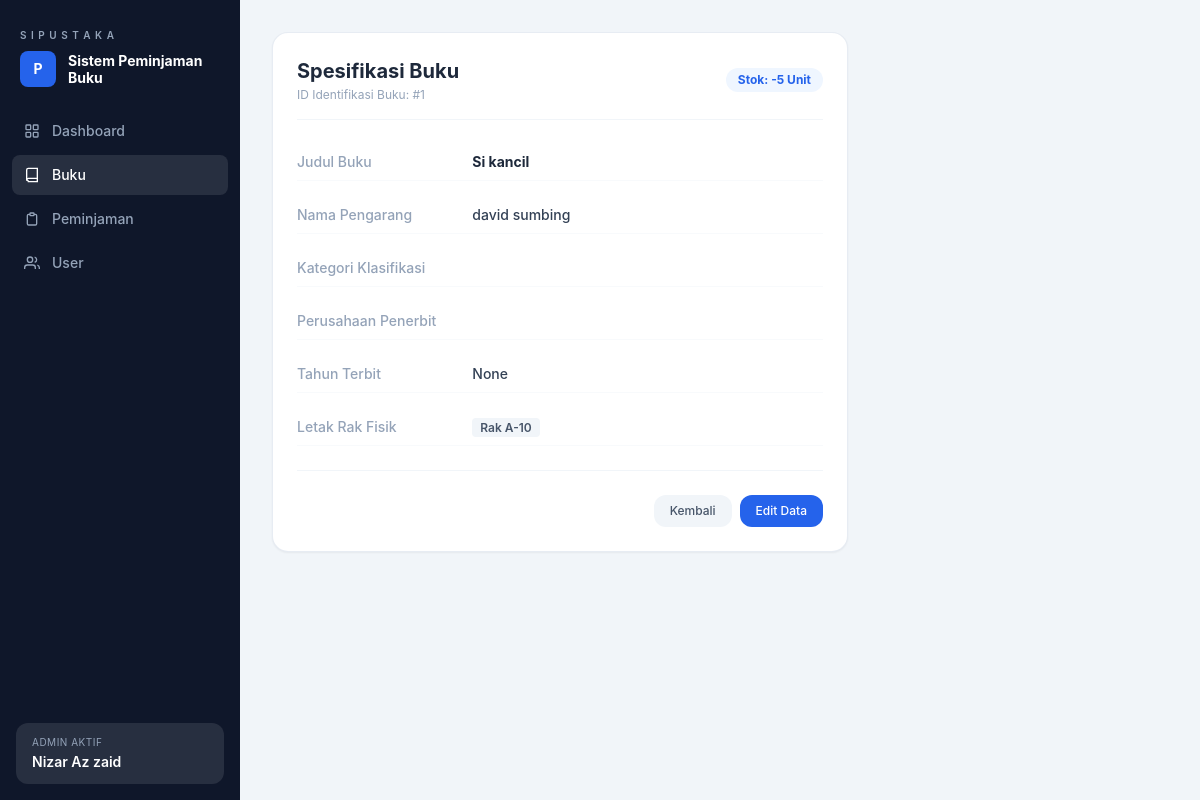
Screenshot of /buku/1/ with the database file from the repository.
### perpustakaan/models.py (models this page shows, shortened)
class Buku(models.Model):
    judul = models.CharField(max_length=255)
    pengarang = models.CharField(max_length=255)
    kategori = models.CharField(max_length=100, blank=True, null=True)
    penerbit = models.CharField(max_length=255, blank=True, null=True)
    tahun = models.IntegerField(blank=True, null=True)
    rak = models.CharField(max_length=50, blank=True, null=True)
    stok = models.IntegerField(default=0)

### perpustakaan/views.py (the view)
# urls.py: path('buku/<int:pk>/', views.buku_detail, name='buku_detail'),
def buku_detail(request, pk):
    buku = get_object_or_404(Buku, pk=pk)
    return render(
        request,
        'perpustakaan/buku_detail.html',
        {
            'buku': buku
        }
    )

### perpustakaan/templates/perpustakaan/buku_detail.html (shortened to what this page needs)
{% extends 'perpustakaan/base.html' %}
{% block content %}
<div class="max-w-xl bg-white rounded-2xl border border-slate-200/80 p-6 shadow-sm">
  <div class="pb-4 border-b border-slate-100 mb-6 flex justify-between items-center">
    <div>
      <h2 class="text-xl font-bold text-slate-800">Spesifikasi Buku</h2>
      <p class="text-xs text-slate-400 mt-0.5">ID Identifikasi Buku: #{{ buku.id }}</p>
    </div>
    <span class="px-3 py-1 bg-blue-50 text-blue-600 rounded-full text-xs font-bold">Stok: {{ buku.stok }} Unit</span>
  </div>
  <div class="space-y-4 text-sm">
    <div class="grid grid-cols-3 py-2 border-b border-slate-50">
      <span class="text-slate-400 font-medium">Judul Buku</span>
      <span class="col-span-2 text-slate-800 font-bold">{{ buku.judul }}</span>
    </div>
    <div class="grid grid-cols-3 py-2 border-b border-slate-50">
      <span class="text-slate-400 font-medium">Nama Pengarang</span>
      <span class="col-span-2 text-slate-700 font-medium">{{ buku.pengarang }}</span>
    </div>
    <div class="grid grid-cols-3 py-2 border-b border-slate-50">
      <span class="text-slate-400 font-medium">Kategori Klasifikasi</span>
      <span class="col-span-2 text-slate-700 font-medium">{{ buku.kategori }}</span>
    </div>
    <div class="grid grid-cols-3 py-2 border-b border-slate-50">
      <span class="text-slate-400 font-medium">Perusahaan Penerbit</span>
      <span class="col-span-2 text-slate-700 font-medium">{{ buku.penerbit }}</span>
    </div>
    <div class="grid grid-cols-3 py-2 border-b border-slate-50">
      <span class="text-slate-400 font-medium">Tahun Terbit</span>
      <span class="col-span-2 text-slate-700 font-medium">{{ buku.tahun }}</span>
    </div>
    <div class="grid grid-cols-3 py-2 border-b border-slate-50">
      <span class="text-slate-400 font-medium">Letak Rak Fisik</span>
      <span class="col-span-2"><span class="bg-slate-100 text-slate-600 px-2 py-0.5 rounded text-xs font-semibold">{{ buku.rak }}</span></span>
    </div>
  </div>
  <div class="pt-6 mt-6 border-t border-slate-100 flex justify-end gap-2">
    <a href="{% url 'buku_list' %}" class="px-4 py-2 bg-slate-100 text-slate-600 rounded-xl text-xs font-medium hover:bg-slate-200 transition">Kembali</a>
    <a href="{% url 'buku_edit' buku.id %}" class="px-4 py-2 bg-blue-600 text-white rounded-xl text-xs font-medium hover:bg-blue-700 transition">Edit Data</a>
  </div>
</div>
{% endblock %}

### perpustakaan/templates/perpustakaan/base.html (style rules this page uses)
body { font-family: 'Inter', sans-serif; }

### rows the page displays
Buku: id "1", stok "-5", judul "Si kancil", pengarang "david sumbing", tahun "None", rak "Rak A-10"
